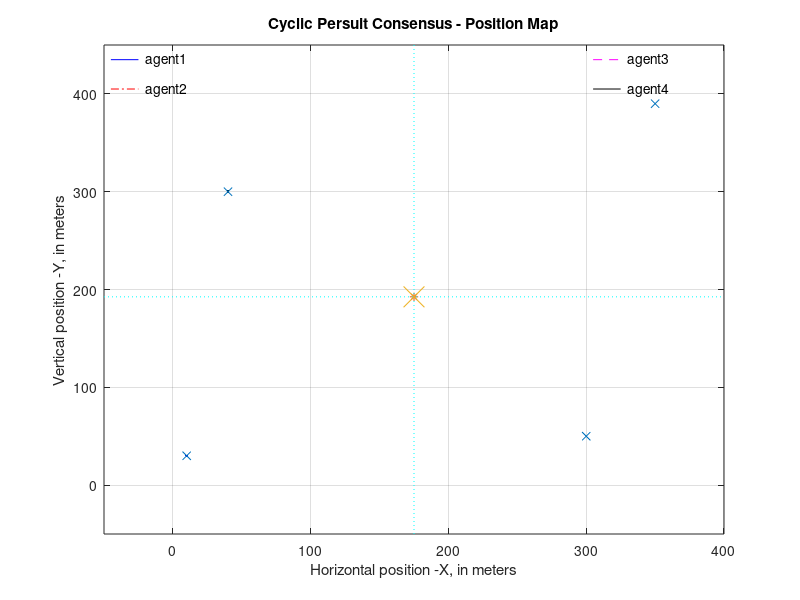
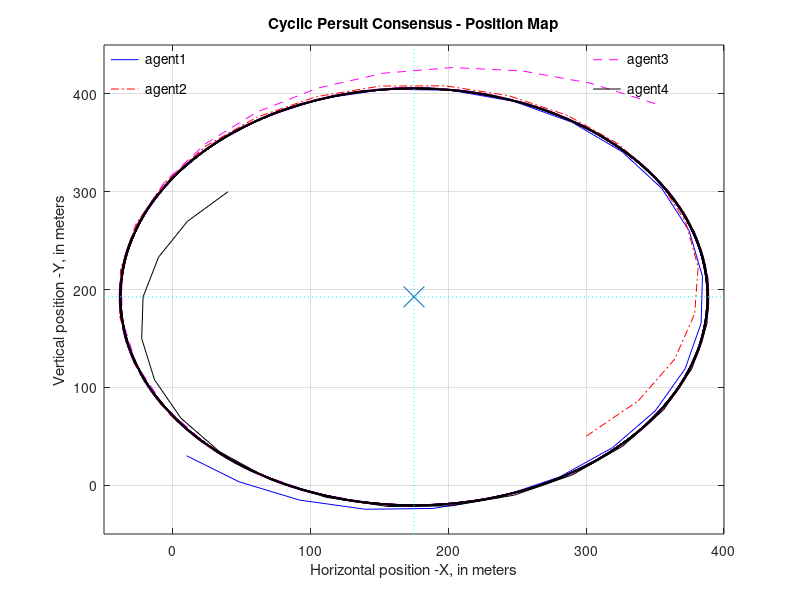

The MATLAB source for these figures, in order:
%%%%%%%%%%%% %%%%%%%%%%%%%%%%%%%%%%%%%%%%%%%%%%%%%%%%%%%%%%%%%%%%%%%%%%%%%%%
%%%%%%%%%%%%       Submitted By - Subham (MT19AMD007)      %%%%%%%%%%%%%%%%
%%%%%%%%%%%%%%%%%%%%%%%%%%%%%%%%%%%%%%%%%%%%%%%%%%%%%%%%%%%%%%%%%%%%%%%%%%%


clc
clear
close all

no_agents=4; %Number of agents
kv=1;

% Task 1 - uncomment this section for taks 1
ini_values = [10;30;300;50;350;390;40;300]; %[x1 y1 x2 y2 ...... xn yn]
x0= [ini_values(1) ini_values(3) ini_values(5) ini_values(7)];
y0= [ini_values(2) ini_values(4) ini_values(6) ini_values(8)];



alpha=pi/no_agents;

aa=[cos(alpha) sin(alpha); -sin(alpha) cos(alpha)];


x_center=mean(x0);
y_center=mean(y0);


a_temp=zeros(no_agents,no_agents);
temp=1;
for i=1:no_agents
    for j=1:no_agents
        if j==temp
            a_temp(i,j)=-1;
            if j==no_agents
                a_temp(i,1)=1;
            else
                a_temp(i,j+1)=1;
            end
        end
    end
    temp=temp+1;
end
A=kv*kron(a_temp,aa);
B = zeros(8,1); D = zeros(8,1);
C=eye(2*no_agents);
sys = ss(A,B,C,B);
[y, t, states_values]=initial(sys,ini_values);


figure("name", "Subham (MT19AMD007)", "numbertitle", "off") 
for i=1:length(t)/100 
    hold off
    plot(states_values(1:i,1),states_values(1:i,2),'b',states_values(1:i,3),states_values(1:i,4),....
        'r-.',states_values(1:i,5),states_values(1:i,6),'m--',states_values(1:i,7),states_values(1:i,8),...
        'k',x0,y0,'x',x_center,y_center,'*')
    axis([-50 400 -50 450])
    grid on
    box on
    xlabel('Horizontal position -X, in meters');
    ylabel('Vertical position -Y, in meters');
    title('Cyclic Persuit Consensus - Position Map');
    hold on
    %legends
    plot([-45,-25],[435,435],"b"); text(-20,435,'agent1');
    plot([-45,-25],[405,405],"r-."); text(-20,405,'agent2');
    plot([305,325],[435,435],"m--"); text(330,435,'agent3');
    plot([305,325],[405,405],"k"); text(330,405,'agent4');
    
    % center and axis through the center
    min_max_axis = axis;
    
    plot([min_max_axis(1), min_max_axis(2)],[y_center, y_center],'c:');
    plot([x_center, x_center],[min_max_axis(3), min_max_axis(4)],'c:');
    plot(x_center,y_center,'x', "MarkerSize",15);
    
    drawnow
end


figure("name", "Subham (MT19AMD007)", "numbertitle", "off")
hold on;
plot(states_values(:,1),states_values(:,2),"b",states_values(:,3),states_values(:,4),....
    "r-.",states_values(:,5),states_values(:,6),"m--",states_values(:,7),states_values(:,8),"k");
axis([-50 400 -50 450])
grid on
box on
xlabel('Horizontal position -X, in meters');
ylabel('Vertical position -Y, in meters');
title('Cyclic Persuit Consensus - Position Map');


% center and axis through the center
min_max_axis = axis;
plot([min_max_axis(1), min_max_axis(2)],[y_center, y_center],'c:');
plot([x_center, x_center],[min_max_axis(3), min_max_axis(4)],'c:');
plot(x_center,y_center,'x', "MarkerSize",15);


plot([-45,-25],[435,435],"b"); text(-20,435,'agent1');
plot([-45,-25],[405,405],"r-."); text(-20,405,'agent2');
plot([305,325],[435,435],"m--"); text(330,435,'agent3');
plot([305,325],[405,405],"k"); text(330,405,'agent4');